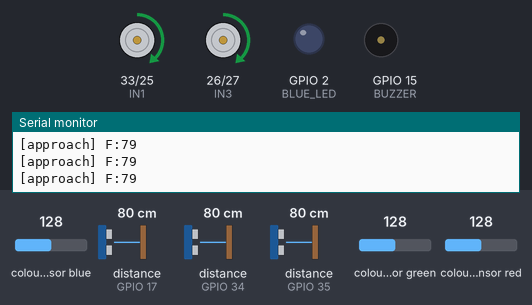
Recording of a sketch running on a simulated ESP32. On the bench: motor-driver pin pairs drawn as motors (green arrow = first pin HIGH = forward, orange = second pin HIGH = backward, longer = more drive, scaled by the enable pin), output pins drawn as LEDs (lit = HIGH), buzzer (waves = sounding, pin HIGH), the last lines printed to the serial monitor. Wiring (inferred from the names in the program): 3 × ultrasonic range finder: trigger GPIO 4, echo GPIO 17 / trigger GPIO 5, echo GPIO 34 / trigger GPIO 13, echo GPIO 35; TCS3200 colour sensor: output GPIO 23; S2 GPIO 21; S3 GPIO 22; S0 GPIO 18; S1 GPIO 19. Inputs (shaded band) come from the test bench; at power-on: distance to the obstacle (sensors on GPIO 17, GPIO 35, GPIO 34) 80 cm, colour sensor blue 128, colour sensor green 128, colour sensor red 128. The echo pulse lasts 58.3 µs per cm; pins used as bus, display or sensor lines are not drawn.

Above: at 2.7 s.
2.8 s: distance to the obstacle (sensor on GPIO 17) set to 7 cm
At 5.8 s:
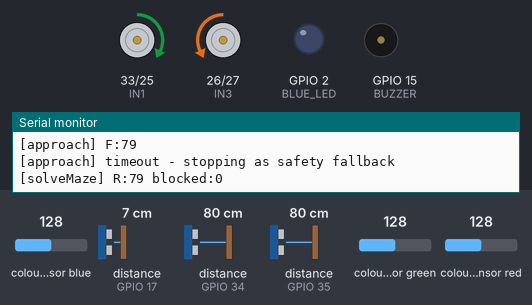
11.7 s: distance to the obstacle (sensor on GPIO 17) set to 4 cm
At 16.0 s:
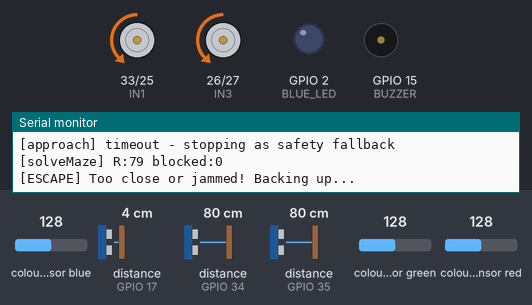
18.6 s: colour sensor blue set to 183
At 19.25 s:
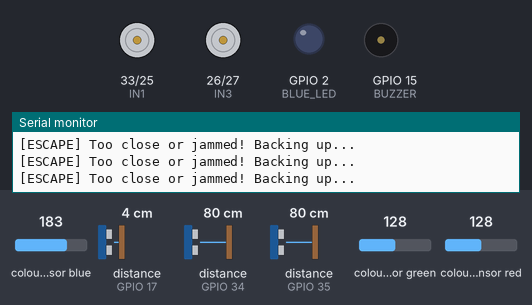
22.1 s: colour sensor blue set to 190
At 23.1 s:
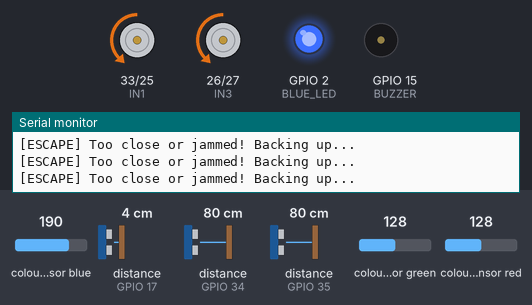
25.6 s: distance to the obstacle (sensor on GPIO 35) set to 6 cm
29.1 s: distance to the obstacle (sensor on GPIO 35) set to 3 cm
Timing chart, 0 to 33.6 s (numbered marks = the images above; inputs shaded):
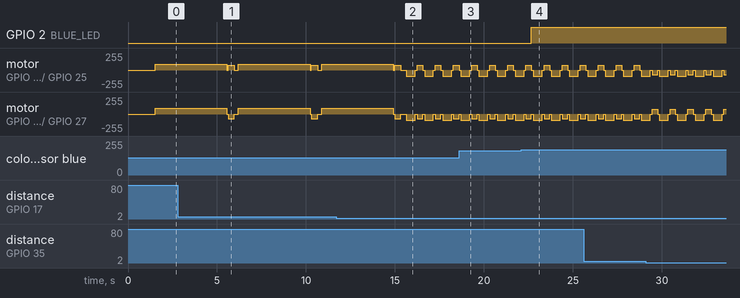

The sketch:

maze_solver.ino
```cpp
/*
  =========================================================
   ESP32 MAZE-SOLVING ROBOT  (SLOW MODE / 30x30 cm TILES)
   DISTANCE-DRIVEN NAVIGATION VARIANT
  =========================================================
  Hardware:
    - ESP32 DevKit (38-pin)
    - L298N motor driver + 2 DC motors
    - 3x HC-SR04 ultrasonic sensors (Front, Left, Right)
    - TCS3200 color sensor (detects BLACK and BLUE)
    - Blue LED   -> lights up when BLUE is detected (robot keeps moving)
    - Buzzer     -> beeps when BLACK is detected

  NAVIGATION LOGIC IN THIS VERSION (per request - speeds UNCHANGED):
    1. Poll FRONT sensor. If distance > FRONT_APPROACH_CM (15 cm),
       creep forward, re-checking the front sensor every loop,
       until the front distance drops to <= FRONT_APPROACH_CM.
       (This replaces the old fixed-time "moveForwardTimed" nudge
       with an actual distance-feedback approach, since a timed
       move can't guarantee stopping at a specific distance.)
    2. Once within 15 cm of the front wall, stop and check RIGHT.
       - If dRight < RIGHT_OPEN_CM (20 cm) -> right is blocked,
         do NOT turn right. Fall through to step 3.
       - If dRight >= RIGHT_OPEN_CM (open) -> turn right 90 deg.
         (Not explicitly stated in the request, but implied as the
         natural complement to "don't go right if blocked" -
         change this block if you intended something different.)
    3. Check LEFT.
       - If dLeft > LEFT_OPEN_CM (20 cm) -> turn left 90 deg.
       - Else (both right and left are blocked, and front is also
         blocked) -> dead end -> U-turn. (Added as a fallback so
         the robot doesn't stall forever; remove uTurn() call in
         solveMaze() if you don't want this behavior.)

  !!! ALL TIMING / DISTANCE VALUES BELOW ARE STARTING ESTIMATES !!!
  Motor stall torque, battery voltage, floor friction and wheel
  diameter all affect the real numbers -- you MUST re-run the
  TURN calibration step (see bottom of file) on your actual
  competition surface. Speeds (BASE_SPEED / TURN_SPEED) and turn
  timing (TURN_90_TIME_MS / UTURN_TIME_MS) are UNCHANGED from the
  previous version, as requested.

  !!! YOU MUST CALIBRATE BEFORE RUNNING !!!
    1. Open Serial Monitor at 115200 baud.
    2. Uncomment CALIBRATE_COLOR / CALIBRATE_TURNS blocks below
       (see comments) to tune thresholds and turn timing for
       YOUR robot, surface, and lighting.
  =========================================================
*/

// ---------------- MOTOR DRIVER (L298N) ----------------
#define ENA 32   // PWM - Left motor speed
#define IN1 33   // Left motor direction
#define IN2 25
#define IN3 26   // Right motor direction
#define IN4 27
#define ENB 14   // PWM - Right motor speed

const int PWM_FREQ = 1000;
const int PWM_RES  = 8;     // 8-bit -> 0-255

// ---------------- ULTRASONIC SENSORS ----------------
#define TRIG_FRONT 5
#define ECHO_FRONT 34
#define TRIG_LEFT  4
#define ECHO_LEFT  17
#define TRIG_RIGHT 13
#define ECHO_RIGHT 35

// ---------------- TCS3200 COLOR SENSOR ----------------
#define S0 18
#define S1 19
#define S2 21
#define S3 22
#define OUT_PIN 23

// ---------------- INDICATORS ----------------
#define BLUE_LED 2
#define BUZZER   15

// =========================================================
//                    TUNABLE PARAMETERS
// =========================================================
// --- Tile / corridor geometry: competition tiles are 30 x 30 cm ---
const float TILE_SIZE_CM = 30.0;

// --- Navigation distance thresholds (per your requested workflow) ---
int FRONT_APPROACH_CM = 15;   // creep forward until front reads <= this
int RIGHT_OPEN_CM     = 20;   // right considered "open" if >= this
int LEFT_OPEN_CM      = 20;   // left considered "open" if > this

// Old generic wall/front thresholds kept for reference / calibration guide below
int WALL_DIST_CM   = 22;
int FRONT_STOP_CM  = 12;

// --- SPEED: UNCHANGED, as requested ---
int BASE_SPEED     = 90;   // forward speed      (0-255)
int TURN_SPEED     = 70;   // pivot turn speed   (0-255)

// Timing - UNCHANGED, as requested. Still needs on-surface calibration.
unsigned long TURN_90_TIME_MS   = 360;   // time to pivot ~90 deg - CALIBRATE
unsigned long NUDGE_FWD_TIME_MS = 550;   // (unused by new forward-approach logic, kept for turnLeft90/turnRight90)
unsigned long UTURN_TIME_MS     = 1550;  // time to turn ~180 deg  - CALIBRATE

// Safety cap so the "creep forward" loop can't run away forever if a
// sensor glitches (e.g. always returns -1 / out of range). Distance
// is in cm of travel time estimated at BASE_SPEED - purely a safety
// backstop, not a precision measurement.
unsigned long FORWARD_APPROACH_TIMEOUT_MS = 4000;

// Color thresholds (pulseIn microseconds - LOWER = MORE light of that color)
// CALIBRATE with the sketch mentioned at the bottom of this file.
int BLACK_SUM_THRESHOLD = 1000;   // R+G+B pulse widths summed; higher => darker
int BLUE_DOMINANCE_GAP  = 10;    // blue must be this much "brighter"(lower) than red & green

// =========================================================

void setup() {
  Serial.begin(115200);

  // Motor pins
  pinMode(IN1, OUTPUT); pinMode(IN2, OUTPUT);
  pinMode(IN3, OUTPUT); pinMode(IN4, OUTPUT);
  ledcAttach(ENA, PWM_FREQ, PWM_RES);   // ESP32 core 3.x API
  ledcAttach(ENB, PWM_FREQ, PWM_RES);

  // Ultrasonic pins
  pinMode(TRIG_FRONT, OUTPUT); pinMode(ECHO_FRONT, INPUT);
  pinMode(TRIG_LEFT,  OUTPUT); pinMode(ECHO_LEFT,  INPUT);
  pinMode(TRIG_RIGHT, OUTPUT); pinMode(ECHO_RIGHT, INPUT);

  // Color sensor pins
  pinMode(S0, OUTPUT); pinMode(S1, OUTPUT);
  pinMode(S2, OUTPUT); pinMode(S3, OUTPUT);
  pinMode(OUT_PIN, INPUT);
  digitalWrite(S0, LOW); digitalWrite(S1, HIGH); // 2% frequency scaling (slower, more stable)

  // Indicators
  pinMode(BLUE_LED, OUTPUT);
  pinMode(BUZZER, OUTPUT);
  digitalWrite(BLUE_LED, LOW);
  digitalWrite(BUZZER, LOW);

  stopMotors();
  delay(1500); // settle time after power-up
}

void loop() {
  handleColor();   // check floor color -> LED / buzzer
  solveMaze();      // navigate using ultrasonics
}

// =========================================================
//                  ULTRASONIC DISTANCE
// =========================================================
long getDistanceCM(int trigPin, int echoPin) {
  digitalWrite(trigPin, LOW);
  delayMicroseconds(2);
  digitalWrite(trigPin, HIGH);
  delayMicroseconds(10);
  digitalWrite(trigPin, LOW);

  long duration = pulseIn(echoPin, HIGH, 25000UL); // 25ms timeout ~= 4m
  if (duration == 0) return -1;  // no echo => treat as "open / out of range"

  long distance = duration * 0.0343 / 2.0;  // cm
  return distance;
}

// =========================================================
//                     MOTOR CONTROL
// =========================================================
void setLeftMotor(int speed, bool forward) {
  digitalWrite(IN1, forward ? HIGH : LOW);
  digitalWrite(IN2, forward ? LOW  : HIGH);
  ledcWrite(ENA, constrain(speed, 0, 255));
}

void setRightMotor(int speed, bool forward) {
  digitalWrite(IN3, forward ? HIGH : LOW);
  digitalWrite(IN4, forward ? LOW  : HIGH);
  ledcWrite(ENB, constrain(speed, 0, 255));
}

void stopMotors() {
  ledcWrite(ENA, 0);
  ledcWrite(ENB, 0);
}

void driveForward(int speed) {
  setLeftMotor(speed, true);
  setRightMotor(speed, true);
}

void pivotRight(int speed) {
  setLeftMotor(speed, true);
  setRightMotor(speed, false);
}

void pivotLeft(int speed) {
  setLeftMotor(speed, false);
  setRightMotor(speed, true);
}

void moveForwardTimed(unsigned long ms) {
  driveForward(BASE_SPEED);
  delay(ms);
  stopMotors();
}

// NEW: distance-driven forward creep. Drives forward, re-polling the
// front sensor, until the front distance is <= stopCM (or a safety
// timeout elapses in case of a sensor glitch).
void moveForwardUntilDistance(int stopCM) {
  unsigned long startTime = millis();
  driveForward(BASE_SPEED);

  while (true) {
    long dFront = getDistanceCM(TRIG_FRONT, ECHO_FRONT);
    Serial.printf("[approach] F:%ld\n", dFront);

    // dFront == -1 means "no echo / out of range", i.e. still open -
    // keep creeping forward.
    if (dFront != -1 && dFront <= stopCM) {
      break;
    }
    if (millis() - startTime > FORWARD_APPROACH_TIMEOUT_MS) {
      Serial.println("[approach] timeout - stopping as safety fallback");
      break;
    }
    delay(40); // small settle delay between ultrasonic pings
  }
  stopMotors();
}

void turnRight90() {
  pivotRight(TURN_SPEED);
  delay(TURN_90_TIME_MS);
  stopMotors();
}

void turnLeft90() {
  pivotLeft(TURN_SPEED);
  delay(TURN_90_TIME_MS);
  stopMotors();
}

void uTurn() {
  pivotRight(TURN_SPEED);
  delay(UTURN_TIME_MS);
  stopMotors();
}

// =========================================================
//                  MAZE-SOLVING LOGIC
//   (Front-approach, then right-check, then left-check)
// =========================================================

void executeEscape() {
  Serial.println("[ESCAPE] Too close or jammed! Backing up...");

  stopMotors();
  delay(100);
  setLeftMotor(BASE_SPEED, false);
  setRightMotor(BASE_SPEED, false);
  delay(500);
  stopMotors();
  delay(100);

  long dLeft = getDistanceCM(TRIG_LEFT, ECHO_LEFT);
  long dRight = getDistanceCM(TRIG_RIGHT, ECHO_RIGHT);

  if (dLeft > 0 && dLeft < dRight) {
    pivotRight(TURN_SPEED);
    delay(300);
  } else {
    pivotLeft(TURN_SPEED);
    delay(300);
  }
}
void solveMaze() {
  long checkFront = getDistanceCM(TRIG_FRONT, ECHO_FRONT);
  long checkLeft = getDistanceCM(TRIG_LEFT, ECHO_LEFT);
  long checkRight = getDistanceCM(TRIG_RIGHT, ECHO_RIGHT);

  if ((checkFront > 0 && checkFront < 6) || (checkLeft > 0 && checkLeft < 6) || (checkRight > 0 && checkRight < 6)) {
    executeEscape();
    return;
  }

  long dFront = getDistanceCM(TRIG_FRONT, ECHO_FRONT);
  Serial.printf("[solveMaze] initial F:%ld\n",dFront);

  if (dFront > FRONT_APPROACH_CM) {
    moveForwardUntilDistance(FRONT_APPROACH_CM);
  }
  else if (dFront == -1) {
    moveForwardTimed(150);
  }

  delay(60);
  long dRight = getDistanceCM(TRIG_RIGHT, ECHO_RIGHT);

  bool rightBlocked = (dRight > 0) && (dRight < RIGHT_OPEN_CM);
  Serial.printf("[solveMaze] R:%ld blocked:%d\n", dRight, rightBlocked);

  if (!rightBlocked) {
    turnRight90();
    delay(200);
    return;
  }

  delay(60);
  long dLeft = getDistanceCM(TRIG_LEFT, ECHO_LEFT);
  bool leftOpen = (dLeft > LEFT_OPEN_CM) || (dLeft == -1);
  Serial.printf("[solveMaze] L:%ld open:%d\n", dLeft, leftOpen);

  if (leftOpen) {
    turnLeft90();
    delay(200);
    return;
  }

  Serial.println("[solveMaze] dead end - U turn");
  uTurn();
  delay(200);
}

// =========================================================
//                   COLOR DETECTION (TCS3200)
// =========================================================
// Returns pulse width (microseconds). Lower value = MORE light
// reflected of that color (higher frequency output).
long readColorPulse(bool s2, bool s3) {
  digitalWrite(S2, s2 ? HIGH : LOW);
  digitalWrite(S3, s3 ? HIGH : LOW);
  delayMicroseconds(50);
  long pulse = pulseIn(OUT_PIN, LOW, 25000UL); // measure LOW pulse width
  if (pulse == 0) pulse = 25000; // timeout -> treat as "no light" (very dark)
  return pulse;
}

void handleColor() {
  long red   = readColorPulse(LOW,  LOW);   // S2=L,S3=L -> Red filter
  long blue  = readColorPulse(LOW,  HIGH);  // S2=L,S3=H -> Blue filter
  long green = readColorPulse(HIGH, HIGH);  // S2=H,S3=H -> Green filter

  long sum = red + green + blue;
  bool isBlack = (sum > BLACK_SUM_THRESHOLD * 3); // all channels dark
  bool isBlue  = (!isBlack) &&
                 (blue < red - BLUE_DOMINANCE_GAP) &&
                 (blue < green - BLUE_DOMINANCE_GAP);

  // Uncomment for calibration:
  // Serial.printf("R:%ld G:%ld B:%ld  sum:%ld\n", red, green, blue, sum);

  if (isBlue) {
    digitalWrite(BLUE_LED, HIGH);
    noTone(BUZZER);
    digitalWrite(BUZZER, LOW);
  } else if (isBlack) {
    digitalWrite(BLUE_LED, LOW);
    tone(BUZZER, 2000, 150); // short beep
  } else {
    digitalWrite(BLUE_LED, LOW);
    digitalWrite(BUZZER, LOW);
  }
}

/*
  =========================================================
   CALIBRATION GUIDE
  =========================================================
  1. COLOR SENSOR:
     - Flash the sketch, open Serial Monitor (115200 baud).
     - Uncomment the Serial.printf line inside handleColor().
     - Hold the sensor ~1cm above WHITE floor, note R/G/B/sum.
     - Hold over BLACK marker, note sum -> set BLACK_SUM_THRESHOLD
       to roughly halfway between white-sum and black-sum (divided by 3).
     - Hold over BLUE marker, confirm blue value is clearly lower
       than red/green -> adjust BLUE_DOMINANCE_GAP accordingly.

  2. TURNS:
     - Place robot in open space.
     - Call turnRight90() / turnLeft90() alone (via Serial command
       or temporarily in setup()) and adjust TURN_90_TIME_MS until
       robot turns as close to 90 degrees as possible.
     - Do the same for UTURN_TIME_MS (~180 degrees).
     - If the robot barely creeps or stalls at BASE_SPEED/TURN_SPEED,
       raise both by small steps (5-10) - there is a minimum PWM
       below which the motors won't overcome static friction, and
       that minimum varies robot to robot.

  3. NAVIGATION DISTANCES (30 cm x 30 cm tiles):
     - FRONT_APPROACH_CM (15 cm): distance from the front wall at
       which the robot should stop creeping forward. Watch the
       Serial log during a test run and confirm it stops roughly
       15 cm short, not right up against the wall or way short of it.
     - RIGHT_OPEN_CM / LEFT_OPEN_CM (20 cm): threshold that separates
       "wall present" from "opening" on a 30 cm tile. If the robot
       misjudges a real wall as open (or vice versa), nudge this up
       or down - sensor mounting angle/offset from center matters here.
     - FORWARD_APPROACH_TIMEOUT_MS: safety-only backstop in case a
       sensor glitches and never reports <= FRONT_APPROACH_CM. Not a
       precision distance value - just make sure it's long enough to
       cross the longest straight corridor in your maze at BASE_SPEED.
  =========================================================
*/
```

Measured:
- the behaviour switches between 6 and 5 cm on distance to the obstacle (sensor on GPIO 17) (found by bisection; images 1 and 2)
- the behaviour switches between 186 and 187 on colour sensor blue (found by bisection; images 3 and 4)
- after the input at 22.1 s, GPIO 2 (BLUE_LED): LOW → HIGH after 0.56 s
